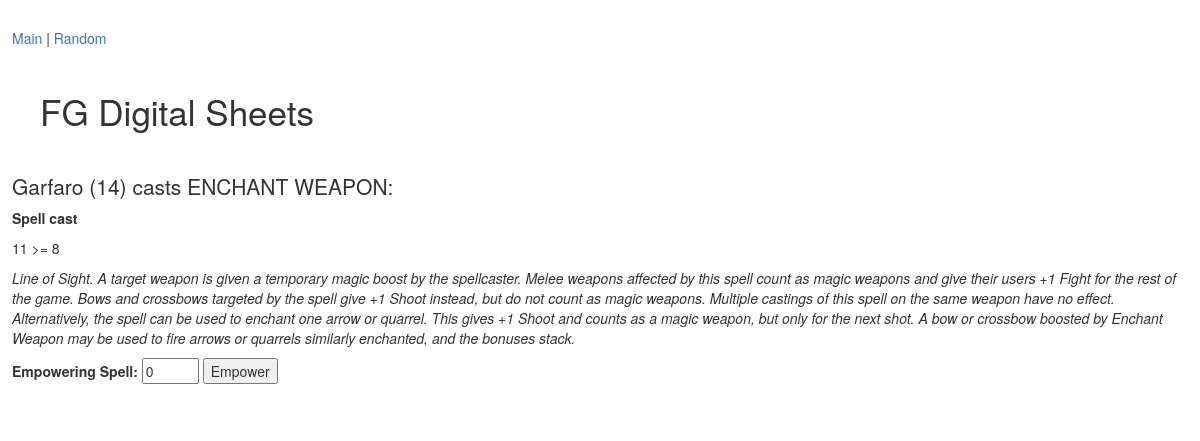
Page /cast_spell/2 on the committed database.
### tables this page shows
CREATE TABLE "minis" (
	`type`	INTEGER,
	`name`	TEXT,
	`list`	TEXT,
	`user`	TEXT,
	`M`	INTEGER,
	`F`	INTEGER,
	`S`	INTEGER,
	`A`	INTEGER,
	`W`	INTEGER,
	`H`	INTEGER,
	`cwp_name`	TEXT,
	`cwp_damage_mod`	INTEGER,
	`cwp_armour_mod`	INTEGER,
	`swp_name`	TEXT,
	`swp_range`	INTEGER,
	`swp_damage_mod`	INTEGER,
	`encounter_value`	INTEGER DEFAULT 0
);

CREATE TABLE `spells` (
	`mini_id`	INTEGER,
	`name`	TEXT,
	`cast_value`	INTEGER,
	`description`	TEXT
);

### frostgrave.py (the view, shortened to what this page needs)
@app.route('/cast_spell/<int:spell>')
def cast_spell(spell):
    s = get_spell(spell)
    m = get_stats(s[spell_fields.index('mini_id')])
    dice = random.randrange(20) + 1
    diff = s[spell_fields.index('cast_value')] - dice
    cast = False
    if diff <= 0:
        cast = True
    damage = 0
    return render_template('cast_results.html', spell=s, mini=m, dice=dice, cast=cast, damage=damage)

### frostgrave.py (called while the page is built)
def connect_db():
    rv = sqlite3.connect(app.config['DATABASE'])
    rv.row_factory = sqlite3.Row
    return rv

def get_db():
    if not hasattr(g, 'sqlite_db'):
        g.sqlite_db = connect_db()
    return g.sqlite_db

def get_stats(id):
    db = get_db()
    cur = db.execute("SELECT rowid, * FROM minis WHERE rowid={} AND user=\"{}\"".format(id, USER_ID))
    stats = cur.fetchall()
    if len(stats) == 1:
        return stats[0]
    else:
        print("Error retrieving min stats for id={} and user=\"{}\"".format(id, USER_ID))
        return None

def get_spell(spell):
    db = get_db()
    cur = db.execute("SELECT rowid, * FROM spells WHERE rowid={}".format(spell))
    spell = cur.fetchall()
    if len(spell) == 1:
        return spell[0]
    else:
        print("Error retrieving spell for id={} and user=\"{}\"".format(spell, USER_ID))
        return None

### templates/cast_results.html (shortened to what this page needs)
{% extends "layout.html" %}
{% block body %}
<h2>{{ mini.name }} ({{ mini.H }}) casts {{ spell.name }}:</h2>
{% if cast %}
    <p><b>Spell cast</b></p>
    <p>{{ dice }} >= {{ spell.cast_value }}</p>
    <p><i>{{ spell.description }}</i></p>
{% endif %}
<form action="{{ url_for('empowering_spell') }}" method=post>
    <label for="empowering">Empowering Spell:</label> <input type="number" id="empowering" name="empowering" min="0" max={{ mini.H }} value=0>
    <input type="submit" value="Empower">
</form>
{% endblock %}

### static/style.css (style rules this page uses)
body { font-size: 1.75em; }
h2 { font-size: 1.5em; }

### rows in the picture
minis: name "Garfaro", H "14"
spells: name "ENCHANT WEAPON", cast_value "8", description "Line of Sight. A target weapon is given a temporary magic boost by the spellcaster. Melee weapons affected by this spell count as magic weapons and give their users +1 Fight for the rest of the game. Bows and crossbows targeted by the spell give +1 Shoot instead, but do not count as magic weapons. Multiple castings of this spell on the same weapon have no effect. Alternatively, the spell can be used to enchant one arrow or quarrel. This gives +1 Shoot and counts as a magic weapon, but only for the next shot. A bow or crossbow boosted by Enchant Weapon may be used to fire arrows or quarrels similarly enchanted, and the bonuses stack."
